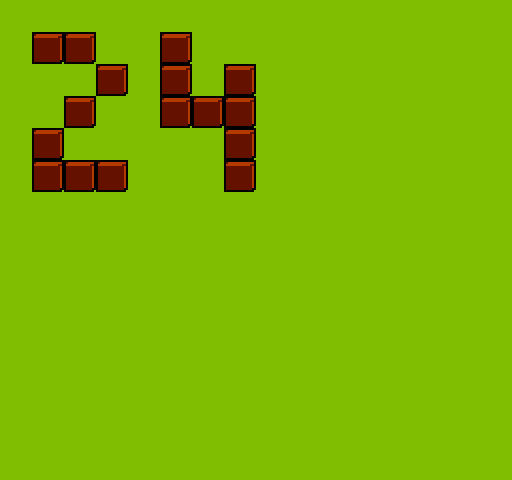

This game map was drawn from its Tiled (.tmx) file and the tilesets committed beside it. A one-line description and the full map source follow:
An orthogonal 16x15 tile map with 32x32 px tiles, 1 tile layer (Tile Layer 1).

<map version="1.0" orientation="orthogonal" renderorder="right-down" width="16" height="15" tilewidth="32" tileheight="32" nextobjectid="1">
 <tileset firstgid="1" name="t" tilewidth="32" tileheight="32" tilecount="56">
  <image source="MetaTiles.png" width="256" height="255" />
 </tileset>
 <layer name="Tile Layer 1" width="16" height="15">
  <data encoding="csv">
1,1,1,1,1,1,1,1,1,1,1,1,1,1,1,1,
1,3,3,1,1,3,1,1,1,1,1,1,1,1,1,1,
1,1,1,3,1,3,1,3,1,1,1,1,1,1,1,1,
1,1,3,1,1,3,3,3,1,1,1,1,1,1,1,1,
1,3,1,1,1,1,1,3,1,1,1,1,1,1,1,1,
1,3,3,3,1,1,1,3,1,1,1,1,1,1,1,1,
1,1,1,1,1,1,1,1,1,1,1,1,1,1,1,1,
1,1,1,1,1,1,1,1,1,1,1,1,1,1,1,1,
1,1,1,1,1,1,1,1,1,1,1,1,1,1,1,1,
1,1,1,1,1,1,1,1,1,1,1,1,1,1,1,1,
1,1,1,1,1,1,1,1,1,1,1,1,1,1,1,1,
1,1,1,1,1,1,1,1,1,1,1,1,1,1,1,1,
1,1,1,1,1,1,1,1,1,1,1,1,1,1,1,1,
1,1,1,1,1,1,1,1,1,1,1,1,1,1,1,1,
1,1,1,1,1,1,1,1,1,1,1,1,1,1,1,1
</data>
 </layer>
</map>
